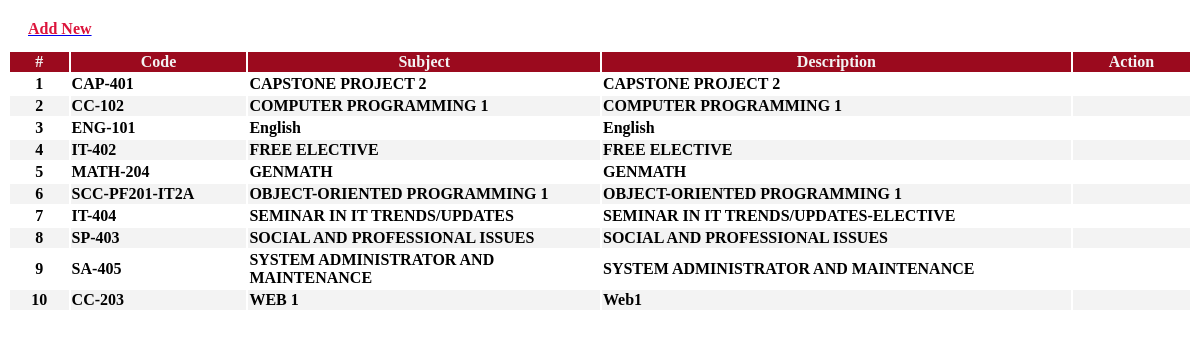
The page /admin/subject_list.php on the database its author committed.
### tables this page shows
CREATE TABLE `subject_list` (
  `id` int(30) NOT NULL,
  `code` varchar(50) NOT NULL,
  `subject` text NOT NULL,
  `description` text NOT NULL
);

### admin/subject_list.php (the view, shortened to what this page needs)
<?php include 'db_connect.php' ?>
<div class="col-lg-12">
    <div class="card card-outline card-primary">
        <div class="card-header">
            <div class="card-tools">
                <a class="btn btn-block btn-sm btn-default btn-flat border-primary new_subject" href="javascript:void(0)">
                    <i class="fa fa-plus"></i> <span style="color: #dc143c; font-weight: bold;">Add New</span>
                </a>
            </div>
        </div>
        <div class="card-body">
        <table class="table tabe-hover table-bordered styled-table" id="list">
                <colgroup>
                    <col width="5%">
                    <col width="15%">
                    <col width="30%">
                    <col width="40%">
                    <col width="15%">
                </colgroup>
                <thead>
                    <tr>
                        <th class="text-center">#</th>
                        <th>Code</th>
                        <th>Subject</th>
                        <th>Description</th>
                        <th>Action</th>
                    </tr>
                </thead>
                <tbody>
                    <?php
                    $i = 1;
                    $qry = $conn->query("SELECT * FROM subject_list ORDER BY subject ASC ");
                    while($row = $qry->fetch_assoc()):
                    ?>
                    <tr>
                        <th class="text-center"><?php echo $i++ ?></th>
                        <td><b><?php echo $row['code'] ?></b></td>
                        <td><b><?php echo $row['subject'] ?></b></td>
                        <td><b><?php echo $row['description'] ?></b></td>
                        <td class="text-center">
                        <div class="btn-group">
                                    <button type="button" class="btn btn-danger btn-flat delete_subject" data-id="<?php echo $row['id'] ?>">
                                    </button>
                                </div>
                        </td>
                    </tr>
                    <?php endwhile; ?>
                </tbody>
            </table>
        </div>
    </div>
</div>

### admin/subject_list.php (style rules this page uses)
.styled-table tbody tr { border-bottom: 1px solid #dddddd; }
.styled-table tbody tr:nth-of-type(even) { background-color: #f3f3f3; }
.styled-table tbody tr:last-of-type { border-bottom: 2px solid #009879; }
.card-primary.card-outline { border-top: none; }
thead th { background-color: #9b0a1e; color: #f3f3f3; font-weight: bold; }
.card-header { background-color: transparent; border-bottom: none; padding: .75rem 1.25rem; position: relative; border-top-left-radius: .25rem; border-top-right-radius: .25rem; }
.btn-danger { color: red; background-color: transparent; border: none; }

### rows shown on the page
subject_list: code "CAP-401", subject "CAPSTONE PROJECT 2", description "CAPSTONE PROJECT 2"
subject_list: code "CC-102", subject "COMPUTER PROGRAMMING 1", description "COMPUTER PROGRAMMING 1"
subject_list: code "ENG-101", subject "English", description "English"
subject_list: code "IT-402", subject "FREE ELECTIVE", description "FREE ELECTIVE"
subject_list: code "MATH-204", subject "GENMATH", description "GENMATH"
subject_list: code "SCC-PF201-IT2A", subject "OBJECT-ORIENTED PROGRAMMING 1", description "OBJECT-ORIENTED PROGRAMMING 1"
subject_list: code "IT-404", subject "SEMINAR IN IT TRENDS/UPDATES", description "SEMINAR IN IT TRENDS/UPDATES-ELECTIVE"
subject_list: code "SP-403", subject "SOCIAL AND PROFESSIONAL ISSUES", description "SOCIAL AND PROFESSIONAL ISSUES"
subject_list: code "SA-405", subject "SYSTEM ADMINISTRATOR AND MAINTENANCE", description "SYSTEM ADMINISTRATOR AND MAINTENANCE"
subject_list: code "CC-203", subject "WEB 1", description "Web1"
